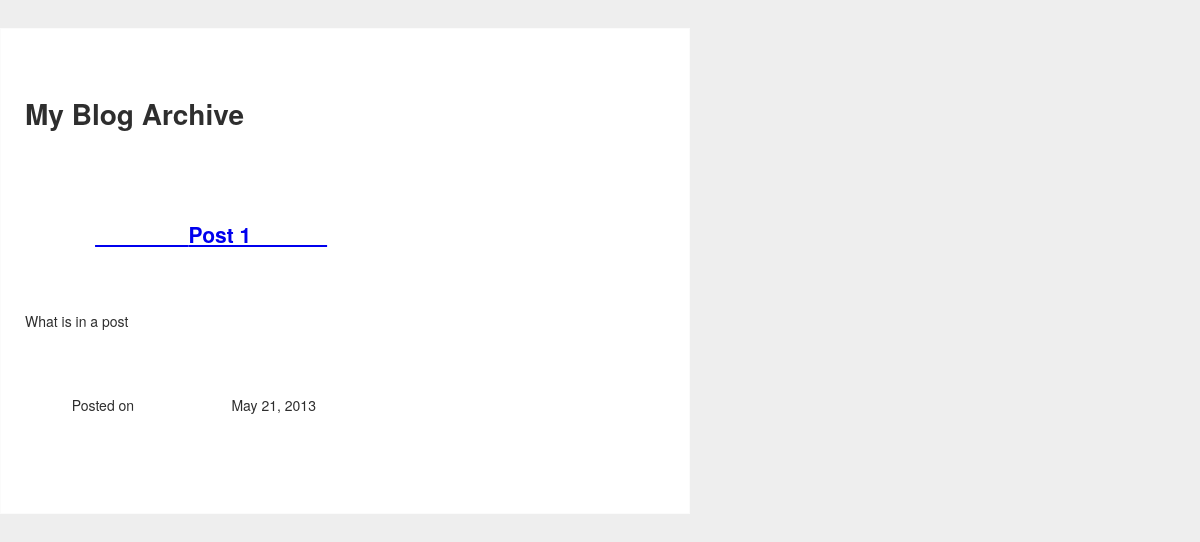
Before: / with the older database file.
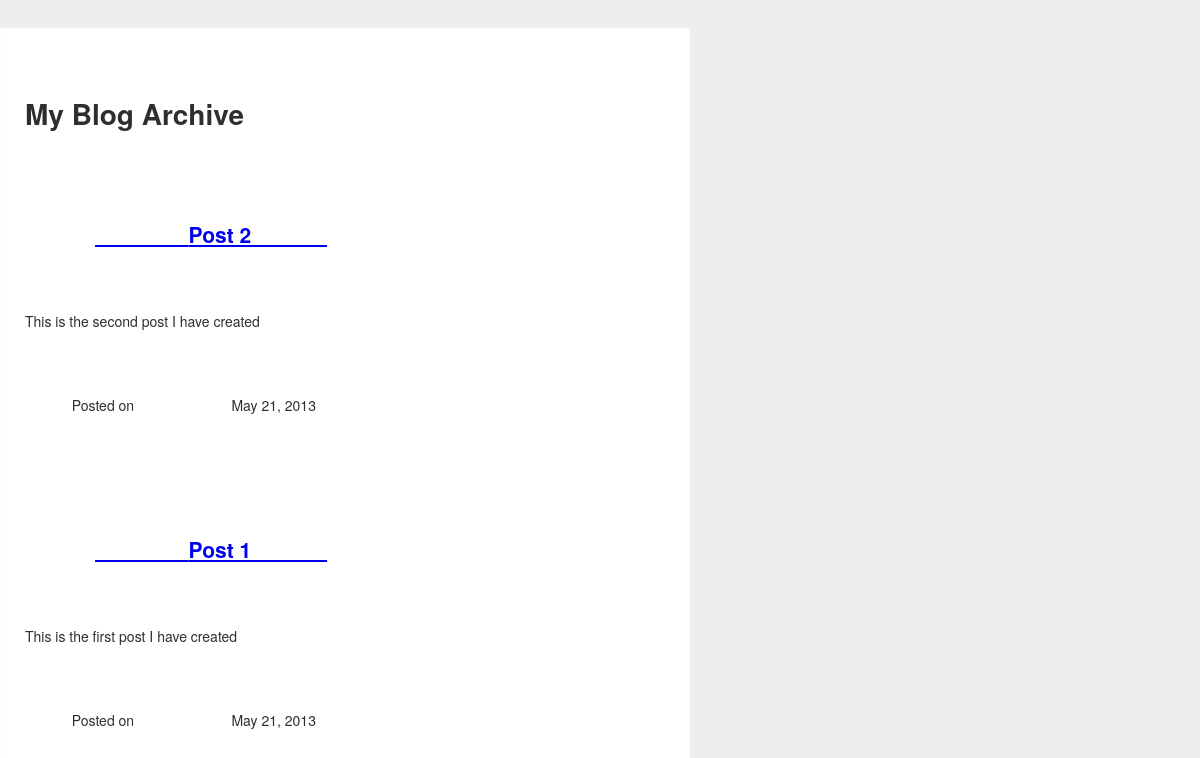
After: the same page with the newer database file.
### blog/models.py (models this page shows, shortened)
class Post(models.Model):
    title = models.CharField(max_length=255)
    slug = models.SlugField(unique=True, max_length=255)
    description = models.CharField(max_length=255)
    content = models.TextField()
    published = models.BooleanField(default=True)
    created = models.DateTimeField(auto_now_add=True)
    class Meta:
        ordering = ['-created']
    def get_absolute_url(self):
        return reverse('blog.views.post', args=[self.slug])

### blog/views.py (the view)
# urls.py: url(r'^$', 'blog.views.index'),
def index(request):
    posts = Post.objects.filter(published=True)
    return render(request, 'blog/index.html', {'posts': posts})

### netmag/templates/blog/index.html (shortened to what this page needs)
{% extends 'base.html' %}
{% block content %}
    <h1> My Blog Archive </h1>
    {% for post in posts %}
    <div class="post">
        <h2>
            <a href="{{post.get_absolute_url}}">
                {{post.title}}
            </a>
        </h2>
        <p>{{post.description}}</p>
        <p>
            Posted on
            <time datetime="{{post.created|date:"c"}}">
            {{post.created|date}}
            </time>
        </p>
    </div>
    {% endfor %}
{% endblock %}

### netmag/templates/base.html (shortened to what this page needs)
<!DOCTYPE html>
<html>
    <head>
        <link rel="stylesheet" type="text/css" href="{{STATIC_URL}}style.css">
        </head>
    <body>
        <div class="content">
            {% block content %}
            {% endblock %}
        </div>
    </body>
</html>

### netmag/static/style.css (style rules this page uses)
body { background-color: #eeeeee; color: #2e2e2e; margin: 0; padding: 0; font-size: 14px; line-height: 28px; font-family: 'Helvetica Neue', Helvetica, Arial, sans-serif; }
div.content { border: 1px solid #fbfbfb; background-color: #fff; max-width: 640px; width: 96%; padding: 2%; margin: 28px auto; }

Changed rows visible on the page:
added Post: title "Post 2", description "This is the second post I have created", created "May 21, 2013"
changed Post "Post 1": description "What is in a post" → "This is the first post I have created"
